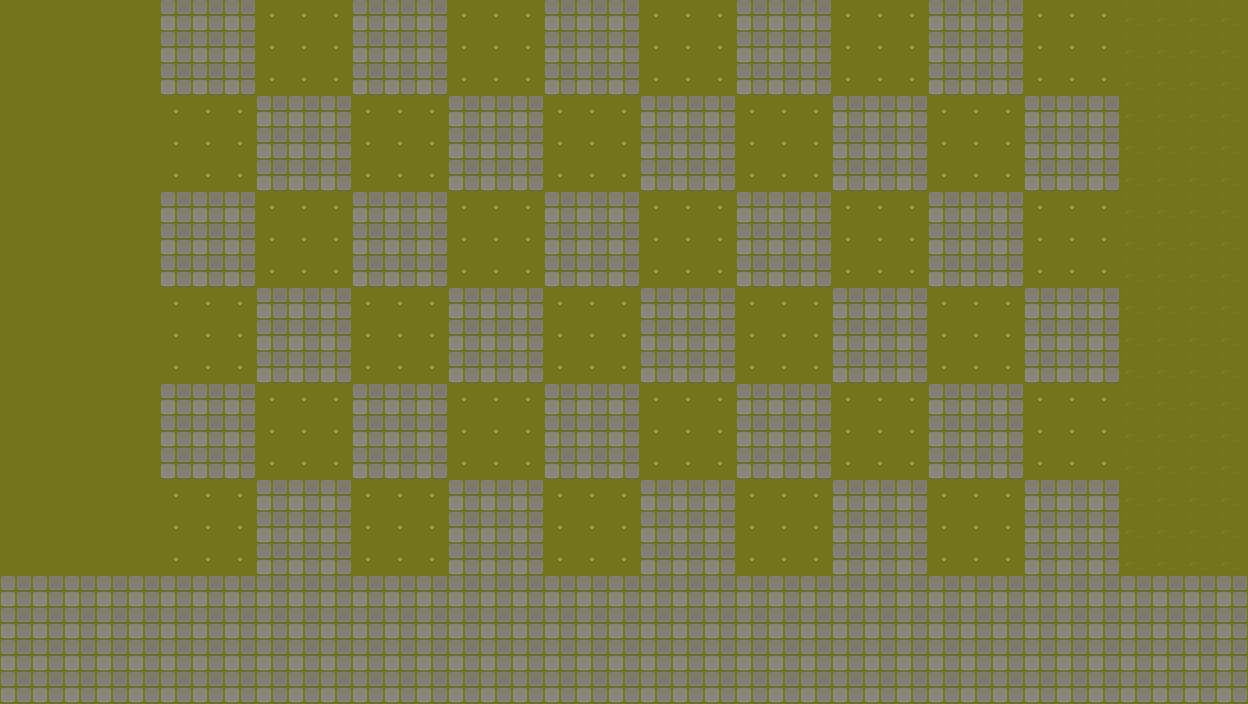

A level layout from a 2D game, rendered from its tile map. Below: a short description, then the map file with its tile-grid data intact:
An orthogonal 39x22 tile map with 32x32 px tiles, 1 tile layer (Tile Layer 1).

<map version="1.10" tiledversion="1.10.2" orientation="orthogonal" renderorder="right-down" width="39" height="22" tilewidth="32" tileheight="32" infinite="0" nextlayerid="3" nextobjectid="1">
 <tileset firstgid="1" name="TX-Tileset-Grass" tilewidth="32" tileheight="32" tilecount="64" columns="8">
  <image source="TX-Tileset-Grass.png" width="256" height="256" />
 </tileset>
 <layer id="1" name="Tile Layer 1" width="39" height="22">
  <data encoding="csv">
1,1,1,1,1,33,33,33,5,5,5,33,33,33,5,5,5,33,33,33,5,5,5,33,33,33,5,5,5,33,33,33,5,5,5,25,25,25,25,
1,1,1,1,1,33,33,33,5,5,5,33,33,33,5,5,5,33,33,33,5,5,5,33,33,33,5,5,5,33,33,33,5,5,5,25,25,25,25,
1,1,1,1,1,33,33,33,5,5,5,33,33,33,5,5,5,33,33,33,5,5,5,33,33,33,5,5,5,33,33,33,5,5,5,25,25,25,25,
1,1,1,1,1,5,5,5,33,33,33,5,5,5,33,33,33,5,5,5,33,33,33,5,5,5,33,33,33,5,5,5,33,33,33,25,25,25,25,
1,1,1,1,1,5,5,5,33,33,33,5,5,5,33,33,33,5,5,5,33,33,33,5,5,5,33,33,33,5,5,5,33,33,33,25,25,25,25,
1,1,1,1,1,5,5,5,33,33,33,5,5,5,33,33,33,5,5,5,33,33,33,5,5,5,33,33,33,5,5,5,33,33,33,25,25,25,25,
1,1,1,1,1,33,33,33,5,5,5,33,33,33,5,5,5,33,33,33,5,5,5,33,33,33,5,5,5,33,33,33,5,5,5,25,25,25,25,
1,1,1,1,1,33,33,33,5,5,5,33,33,33,5,5,5,33,33,33,5,5,5,33,33,33,5,5,5,33,33,33,5,5,5,25,25,25,25,
1,1,1,1,1,33,33,33,5,5,5,33,33,33,5,5,5,33,33,33,5,5,5,33,33,33,5,5,5,33,33,33,5,5,5,25,25,25,25,
1,1,1,1,1,5,5,5,33,33,33,5,5,5,33,33,33,5,5,5,33,33,33,5,5,5,33,33,33,5,5,5,33,33,33,25,25,25,25,
1,1,1,1,1,5,5,5,33,33,33,5,5,5,33,33,33,5,5,5,33,33,33,5,5,5,33,33,33,5,5,5,33,33,33,25,25,25,25,
1,1,1,1,1,5,5,5,33,33,33,5,5,5,33,33,33,5,5,5,33,33,33,5,5,5,33,33,33,5,5,5,33,33,33,25,25,25,25,
1,1,1,1,1,33,33,33,5,5,5,33,33,33,5,5,5,33,33,33,5,5,5,33,33,33,5,5,5,33,33,33,5,5,5,25,25,25,25,
1,1,1,1,1,33,33,33,5,5,5,33,33,33,5,5,5,33,33,33,5,5,5,33,33,33,5,5,5,33,33,33,5,5,5,25,25,25,25,
1,1,1,1,1,33,33,33,5,5,5,33,33,33,5,5,5,33,33,33,5,5,5,33,33,33,5,5,5,33,33,33,5,5,5,25,25,25,25,
1,1,1,1,1,5,5,5,33,33,33,5,5,5,33,33,33,5,5,5,33,33,33,5,5,5,33,33,33,5,5,5,33,33,33,25,25,25,25,
1,1,1,1,1,5,5,5,33,33,33,5,5,5,33,33,33,5,5,5,33,33,33,5,5,5,33,33,33,5,5,5,33,33,33,25,25,25,25,
1,1,1,1,1,5,5,5,33,33,33,5,5,5,33,33,33,5,5,5,33,33,33,5,5,5,33,33,33,5,5,5,33,33,33,25,25,25,25,
33,33,33,33,33,33,33,33,33,33,33,33,33,33,33,33,33,33,33,33,33,33,33,33,33,33,33,33,33,33,33,33,33,33,33,33,33,33,33,
33,33,33,33,33,33,33,33,33,33,33,33,33,33,33,33,33,33,33,33,33,33,33,33,33,33,33,33,33,33,33,33,33,33,33,33,33,33,33,
33,33,33,33,33,33,33,33,33,33,33,33,33,33,33,33,33,33,33,33,33,33,33,33,33,33,33,33,33,33,33,33,33,33,33,33,33,33,33,
33,33,33,33,33,33,33,33,33,33,33,33,33,33,33,33,33,33,33,33,33,33,33,33,33,33,33,33,33,33,33,33,33,33,33,33,33,33,33
</data>
 </layer>
</map>
